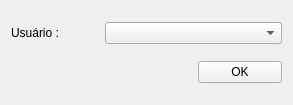
<?xml version="1.0" encoding="UTF-8"?>
<ui version="4.0">
 <class>Form</class>
 <widget class="QWidget" name="Form">
  <property name="geometry">
   <rect>
    <x>0</x>
    <y>0</y>
    <width>293</width>
    <height>105</height>
   </rect>
  </property>
  <property name="windowTitle">
   <string>Form</string>
  </property>
  <layout class="QGridLayout" name="gridLayout">
   <item row="1" column="2">
    <widget class="QPushButton" name="ok_btn">
     <property name="text">
      <string>OK</string>
     </property>
    </widget>
   </item>
   <item row="0" column="0">
    <widget class="QLabel" name="label">
     <property name="text">
      <string>Usuário :</string>
     </property>
    </widget>
   </item>
   <item row="0" column="1" colspan="2">
    <widget class="QComboBox" name="users_cb"/>
   </item>
   <item row="1" column="0" colspan="2">
    <spacer name="horizontalSpacer">
     <property name="orientation">
      <enum>Qt::Horizontal</enum>
     </property>
     <property name="sizeHint" stdset="0">
      <size>
       <width>181</width>
       <height>20</height>
      </size>
     </property>
    </spacer>
   </item>
  </layout>
 </widget>
 <resources/>
 <connections/>
</ui>
